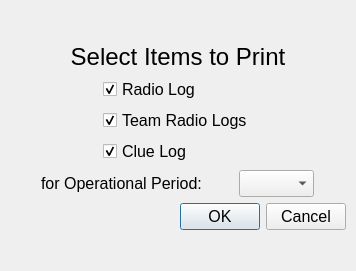
<?xml version="1.0" encoding="UTF-8"?>
<ui version="4.0">
 <class>printDialog</class>
 <widget class="QDialog" name="printDialog">
  <property name="geometry">
   <rect>
    <x>0</x>
    <y>0</y>
    <width>356</width>
    <height>271</height>
   </rect>
  </property>
  <property name="windowTitle">
   <string>Print</string>
  </property>
  <widget class="QWidget" name="layoutWidget">
   <property name="geometry">
    <rect>
     <x>10</x>
     <y>0</y>
     <width>336</width>
     <height>272</height>
    </rect>
   </property>
   <layout class="QGridLayout" name="gridLayout_2">
    <item row="4" column="0">
     <layout class="QHBoxLayout" name="horizontalLayout_2">
      <item>
       <spacer name="horizontalSpacer_3">
        <property name="orientation">
         <enum>Qt::Horizontal</enum>
        </property>
        <property name="sizeHint" stdset="0">
         <size>
          <width>40</width>
          <height>20</height>
         </size>
        </property>
       </spacer>
      </item>
      <item>
       <widget class="QPushButton" name="OKButton">
        <property name="font">
         <font>
          <family>Segoe UI</family>
          <pointsize>12</pointsize>
         </font>
        </property>
        <property name="text">
         <string>OK</string>
        </property>
       </widget>
      </item>
      <item>
       <widget class="QPushButton" name="CancelButton">
        <property name="font">
         <font>
          <family>Segoe UI</family>
          <pointsize>12</pointsize>
         </font>
        </property>
        <property name="text">
         <string>Cancel</string>
        </property>
       </widget>
      </item>
     </layout>
    </item>
    <item row="2" column="0">
     <layout class="QGridLayout" name="gridLayout">
      <item row="1" column="2">
       <spacer name="horizontalSpacer">
        <property name="orientation">
         <enum>Qt::Horizontal</enum>
        </property>
        <property name="sizeHint" stdset="0">
         <size>
          <width>40</width>
          <height>20</height>
         </size>
        </property>
       </spacer>
      </item>
      <item row="0" column="1">
       <widget class="QCheckBox" name="radioLogField">
        <property name="font">
         <font>
          <family>Segoe UI</family>
          <pointsize>12</pointsize>
         </font>
        </property>
        <property name="text">
         <string>Radio Log</string>
        </property>
        <property name="iconSize">
         <size>
          <width>20</width>
          <height>20</height>
         </size>
        </property>
        <property name="checked">
         <bool>true</bool>
        </property>
       </widget>
      </item>
      <item row="2" column="1">
       <widget class="QCheckBox" name="clueLogField">
        <property name="font">
         <font>
          <family>Segoe UI</family>
          <pointsize>12</pointsize>
         </font>
        </property>
        <property name="text">
         <string>Clue Log</string>
        </property>
        <property name="iconSize">
         <size>
          <width>20</width>
          <height>20</height>
         </size>
        </property>
        <property name="checked">
         <bool>true</bool>
        </property>
       </widget>
      </item>
      <item row="1" column="1">
       <widget class="QCheckBox" name="teamRadioLogsField">
        <property name="font">
         <font>
          <family>Segoe UI</family>
          <pointsize>12</pointsize>
         </font>
        </property>
        <property name="text">
         <string>Team Radio Logs</string>
        </property>
        <property name="iconSize">
         <size>
          <width>20</width>
          <height>20</height>
         </size>
        </property>
        <property name="checked">
         <bool>true</bool>
        </property>
       </widget>
      </item>
      <item row="1" column="0">
       <spacer name="horizontalSpacer_2">
        <property name="orientation">
         <enum>Qt::Horizontal</enum>
        </property>
        <property name="sizeHint" stdset="0">
         <size>
          <width>40</width>
          <height>20</height>
         </size>
        </property>
       </spacer>
      </item>
     </layout>
    </item>
    <item row="0" column="0">
     <spacer name="verticalSpacer">
      <property name="orientation">
       <enum>Qt::Vertical</enum>
      </property>
      <property name="sizeHint" stdset="0">
       <size>
        <width>20</width>
        <height>40</height>
       </size>
      </property>
     </spacer>
    </item>
    <item row="1" column="0">
     <widget class="QLabel" name="label">
      <property name="font">
       <font>
        <family>Segoe UI</family>
        <pointsize>18</pointsize>
        <weight>50</weight>
        <bold>false</bold>
       </font>
      </property>
      <property name="text">
       <string>Select Items to Print</string>
      </property>
      <property name="alignment">
       <set>Qt::AlignCenter</set>
      </property>
     </widget>
    </item>
    <item row="5" column="0">
     <spacer name="verticalSpacer_2">
      <property name="orientation">
       <enum>Qt::Vertical</enum>
      </property>
      <property name="sizeHint" stdset="0">
       <size>
        <width>20</width>
        <height>40</height>
       </size>
      </property>
     </spacer>
    </item>
    <item row="3" column="0">
     <layout class="QHBoxLayout" name="horizontalLayout">
      <item>
       <widget class="QLabel" name="label_2">
        <property name="sizePolicy">
         <sizepolicy hsizetype="Fixed" vsizetype="Preferred">
          <horstretch>0</horstretch>
          <verstretch>0</verstretch>
         </sizepolicy>
        </property>
        <property name="font">
         <font>
          <family>Segoe UI</family>
          <pointsize>12</pointsize>
         </font>
        </property>
        <property name="text">
         <string>for Operational Period:</string>
        </property>
       </widget>
      </item>
      <item>
       <widget class="QComboBox" name="opPeriodComboBox">
        <property name="sizePolicy">
         <sizepolicy hsizetype="Fixed" vsizetype="Fixed">
          <horstretch>0</horstretch>
          <verstretch>0</verstretch>
         </sizepolicy>
        </property>
        <property name="maximumSize">
         <size>
          <width>75</width>
          <height>16777215</height>
         </size>
        </property>
        <property name="font">
         <font>
          <family>Segoe UI</family>
          <pointsize>12</pointsize>
         </font>
        </property>
       </widget>
      </item>
     </layout>
    </item>
   </layout>
  </widget>
 </widget>
 <resources/>
 <connections>
  <connection>
   <sender>OKButton</sender>
   <signal>released()</signal>
   <receiver>printDialog</receiver>
   <slot>accept()</slot>
   <hints>
    <hint type="sourcelabel">
     <x>165</x>
     <y>232</y>
    </hint>
    <hint type="destinationlabel">
     <x>115</x>
     <y>228</y>
    </hint>
   </hints>
  </connection>
  <connection>
   <sender>CancelButton</sender>
   <signal>released()</signal>
   <receiver>printDialog</receiver>
   <slot>reject()</slot>
   <hints>
    <hint type="sourcelabel">
     <x>338</x>
     <y>223</y>
    </hint>
    <hint type="destinationlabel">
     <x>297</x>
     <y>141</y>
    </hint>
   </hints>
  </connection>
 </connections>
</ui>
